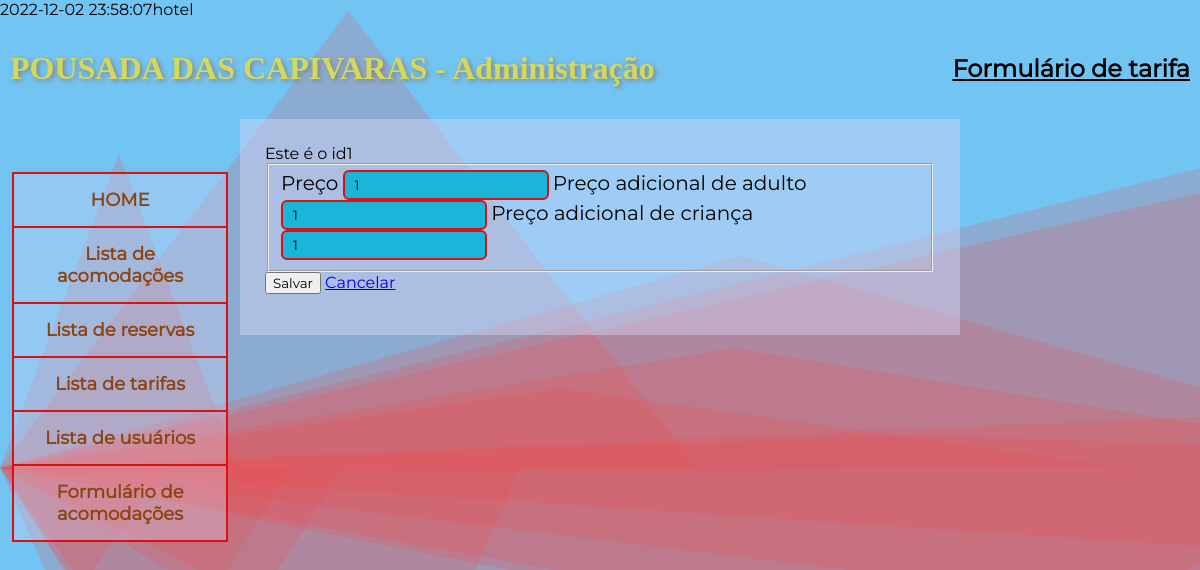
Page /admin/sub/view_adm/ctrl_tarifa.php?action=editar&id=1 on the committed database.
### tables this page shows
CREATE TABLE `tb_tarifa` (
`id` INT NOT NULL, 
`preco` DECIMAL NOT NULL, 
`preco_adulto` DECIMAL NOT NULL,
`preco_crianca` DECIMAL NOT NULL, 
PRIMARY KEY (`id`)
);

### admin/sub/model/tarifa.dao.php (called while the page is built, shortened)
<?php
    class TarifaDAO{
        private $pdo;
        function __construct($pdo){
            $this->pdo = $pdo;
        }
        function getById($id){
            $sql = "SELECT * FROM tb_tarifa WHERE id = ?";
            $stmt = $this->pdo->prepare($sql);
            $stmt->bindParam(1, $id);
            $stmt->execute();
            return $stmt->fetchObject();
        }
    }
?>

### admin/sub/view_adm/form_tarifa.php (the view, shortened to what this page needs)
<!DOCTYPE html>
<html>
<head>
    <link rel="stylesheet" type="text/css" href="../../../style.css">
</head>
<body>
    <header>
        <h1>POUSADA DAS CAPIVARAS - Administração</h1>
	    <h2>Formulário de tarifa</h2>
    </header>
    <div id="maindiv">
    <nav id="mainnav">
        <ul>
            <li><a href="index.html">HOME</a></li>
    		<li><a href="ctrl_acom.php">Lista de acomodações</a></li>
    		<li><a href="ctrl_reserva.php?action=listar">Lista de reservas</a></li>
    		<li><a href="ctrl_tarifa.php">Lista de tarifas</a></li>
    		<li><a href="ctrl_usuario.php">Lista de usuários</a></li>
    		<li><a href="form_acomodacao.php">Formulário de acomodações</a></li>
    	 </ul>
    </nav>
    <div class="phantomdiv"></div>
    <main>
        <?php
        echo "Este é o id".$_REQUEST['id'];
        ?>
        <form action="ctrl_tarifa.php" method="POST">
            <fieldset>
            <label>Preço</label>
            <input required type="number" name="preco" value="<?= @$tarifa->preco ?>">
            <label>Preço adicional de adulto</label>
            <input required type="number" name="preco_adulto" value="<?= @$tarifa->preco_adulto ?>">
            <label>Preço adicional de criança</label>
            <input required type="number" name="preco_crianca" value="<?= @$tarifa->preco_crianca ?>">
            </fieldset>
            <button type="submit">Salvar</button>
            <a href="ctrl_tarifa.php">Cancelar</a>
        </form>
    </main>
    </div>
</body>
</html>

### style.css (style rules this page uses)
html { height: 100%; }
* { box-sizing: border-box; font-family: "Montserrat"; }
h1 { font-family: Lucida Handwriting; color: #D5D95B; text-shadow: 2px 2px 5px gray; }
h2 { font-weight: 900; text-decoration: underline; }
body { background-image: url(imagens/fundo.png); margin: 0; padding: 0; height: 100%; }
header { min-height: 50px; display: flex; justify-content: space-between; align-items: center; margin: 10px; }
main { float: right; width: 60%; background-color: #d5d5f570; padding: 25px; }
ul { list-style-type: none; margin: 0; padding: 0; }
li a { width: 100%; display: block; padding: 15px; font-weight: 700; }
#mainnav { overflow: hidden; position: fixed; top: 20%; width: 18%; margin: 1%; }
nav { border: 1px solid #D91111; background-color: #d5d5f550; }
nav a { display: block; color: saddlebrown; text-align: center; text-decoration: none; font-size: 18px; border: 1px solid #D91111; border-collapse: collapse; }
#maindiv { display: flex; justify-content: spaces-between; }
.phantomdiv { width: 20%; }
label { font-size: 20px; }
input { background-color: #1AB6D9; padding: 5px 10px; border: 2px double #D91111; border-radius: 6px; transition: 0.5s ease-in-out; }

### rows in the picture
tb_tarifa: preco "1", preco_adulto "1", preco_crianca "1"

### other values in the picture
$database "hotel"
$_REQUEST['id'] "1"
